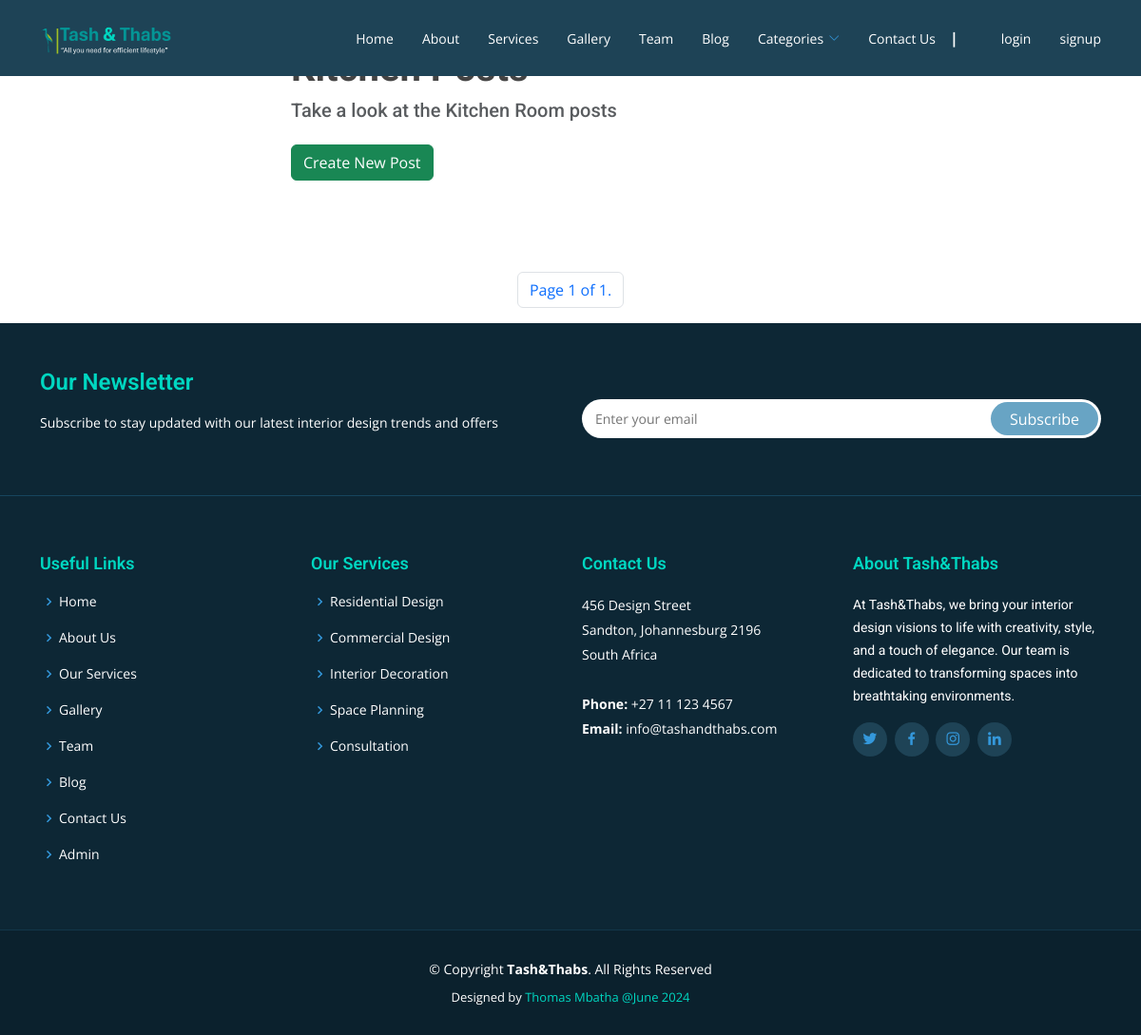
Page /blog/kitchen/ on the earlier database version.
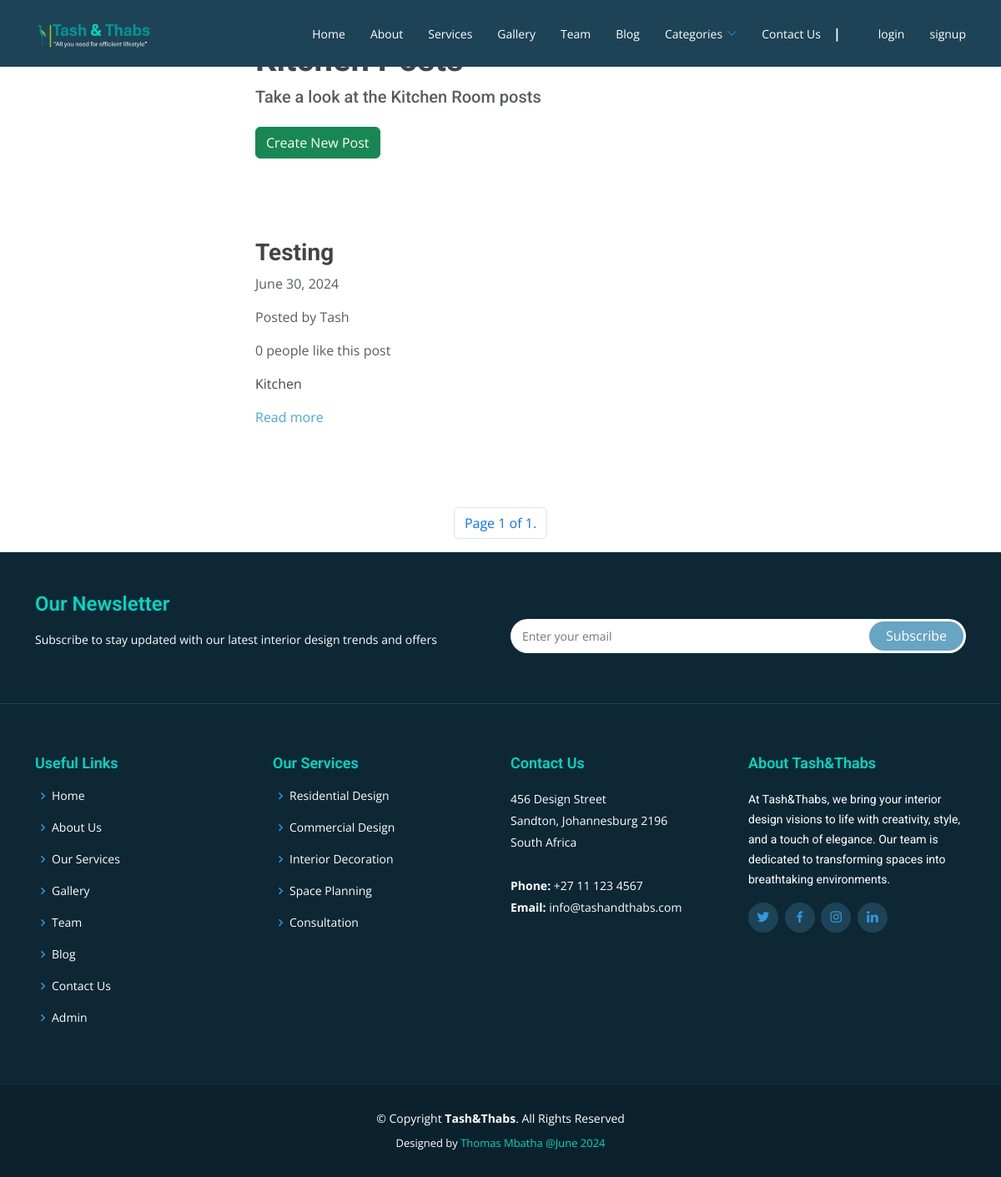
Same page on the later database version.
### blog/models.py (models this page shows)
class Article(models.Model):
    title = models.CharField(max_length=255)
    content = HTMLField()
    date = models.DateField(auto_now_add=True)
    author = models.ForeignKey(User, on_delete=models.CASCADE)
    living = models.BooleanField(default=False)
    bedroom = models.BooleanField(default=False)
    kitchen = models.BooleanField(default=False)
    bathroom = models.BooleanField(default=False)
    outdoor = models.BooleanField(default=False)
    office = models.BooleanField(default=False)
    likes = models.ManyToManyField(User, related_name='likes', blank=True)
    image = models.ImageField(upload_to='images/', blank=True, null=True)

### blog/views.py (the view)
# urls.py: path('kitchen/', KitchenPosts.as_view(), name='kitchen'),
class KitchenPosts(ListView):
    model = Article
    queryset = Article.objects.filter(kitchen=True).order_by('-date')
    template_name = 'blog/blog_kitchen.html'
    paginate_by = 4
    def get_context_data(self, **kwargs):
        context = super().get_context_data(**kwargs)
        context['kitchen_count'] = self.get_queryset().count()
        return context

### blog/templates/blog/blog_kitchen.html (shortened to what this page needs)
{% extends "base.html" %}
{% block content %}
    <div class="row">
        <div class="col-md-6 col-12 mx-md-auto mx-3 mt-5 mb-5">
            <h1 class="fw-bolder">Kitchen Posts</h1>
            <h5 class="text-muted">Take a look at the Kitchen Room posts</h5>
            <a href="{% url 'create_article' %}" class="btn btn-success mt-3">Create New Post</a>
        </div>
    </div>
    {% for object in object_list %}
    <div class="row">
        <div class="col-md-6 col-11 mx-md-auto mx-3 mt-5 mb-5">
            <h3 class="fw-bold">{{ object.title }}</h3>
            <p class="text-muted">{{ object.date }}</p>
            <p class="text-muted">Posted by {{ object.author.username }}</p>
            {% if object.likes.count == 1 %}
                <p class="text-muted">{{ object.likes.count }} person likes this post</p>
            {% else %}
                <p class="text-muted">{{ object.likes.count }} people like this post</p>
            {% endif %}
            <div class="my-3">
                {{ object.content|truncatewords_html:50|safe }}
            </div>
            <a href="{% url 'detail_article' object.id %}">Read more</a>
        </div>
    </div>
    {% endfor %}
    <nav>
        <ul class="pagination">
            <div class="mx-auto d-flex flex-row mt-5">
                <li class="page-item">
                    <a href="#" class="page-link">Page {{ page_obj.number }} of {{ page_obj.paginator.num_pages }}.</a>
                </li>
            </div>
        </ul>
    </nav>
{% endblock %}

Differences in the rows shown:
added Article: title "Testing", date "June 30, 2024", author.username "Tash", likes.count "0", content "Kitchen"
